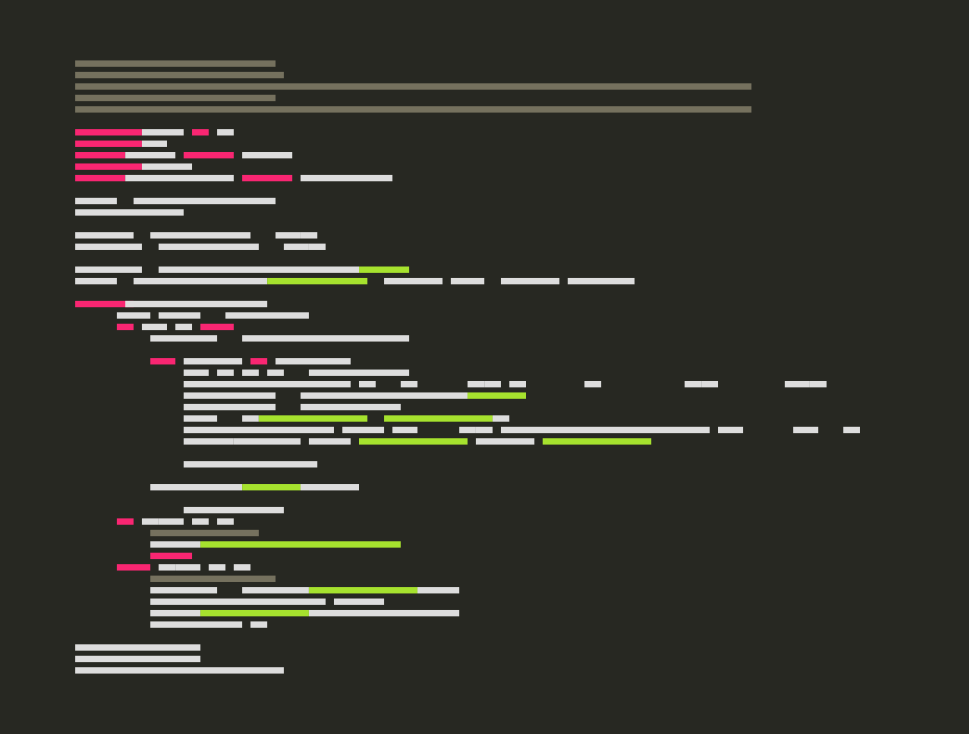
#> input picture .img/anap2.png, 1937 x 1468 px, given in place of the camera (shown at 1/2 size)
$ python line_detect.py
#> lines starting #> are read from the running program, lines starting #| are printed output that depends on the picture; after the words box and inside, x2 and y2 are one past the last pixel; in counts of white or black regions, pixels touching at a corner belong together
#!/usr/bin/env python3
# -*- coding: utf-8 -*-
# =============================================================================
# Author :  Will Grant
# =============================================================================

import numpy as np
import matplotlib.pyplot as plt
import cv2

cap = cv2.VideoCapture(2)
img_counter = 1

width = int(cap.set(3, 140))
height = int(cap.set(4, 480))

fourcc = cv2.VideoWriter_fourcc(*'mp4v') # Be sure to use the lower case
out = cv2.VideoWriter('output.mp4', fourcc, 30.0, (width, height))

while True:
    _, image = cap.read()
#> image is the input picture: shape (1468, 1937, 3); mean B, G, R 45.9, 53.1, 52.9
    # convert to grayscale
    grayscale = cv2.cvtColor(image, cv2.COLOR_BGR2GRAY)
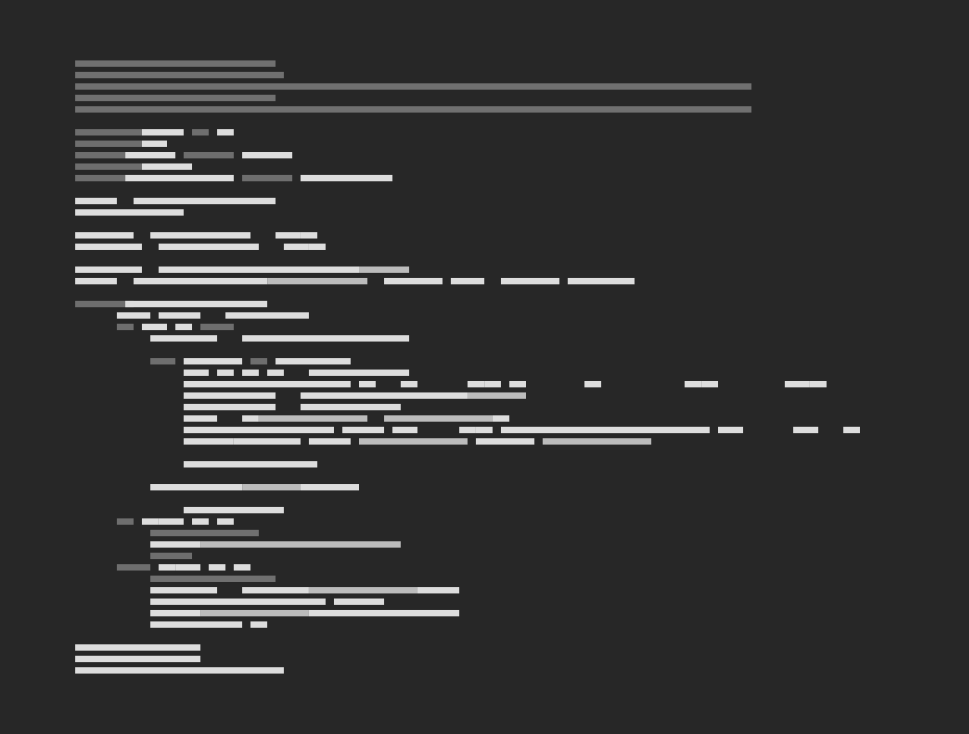
#> grayscale: shape (1468, 1937) (shown at 1/2 size); min 39, max 221, mean 52.2
    # perform edge detection
    edges = cv2.Canny(grayscale, 60, 200)
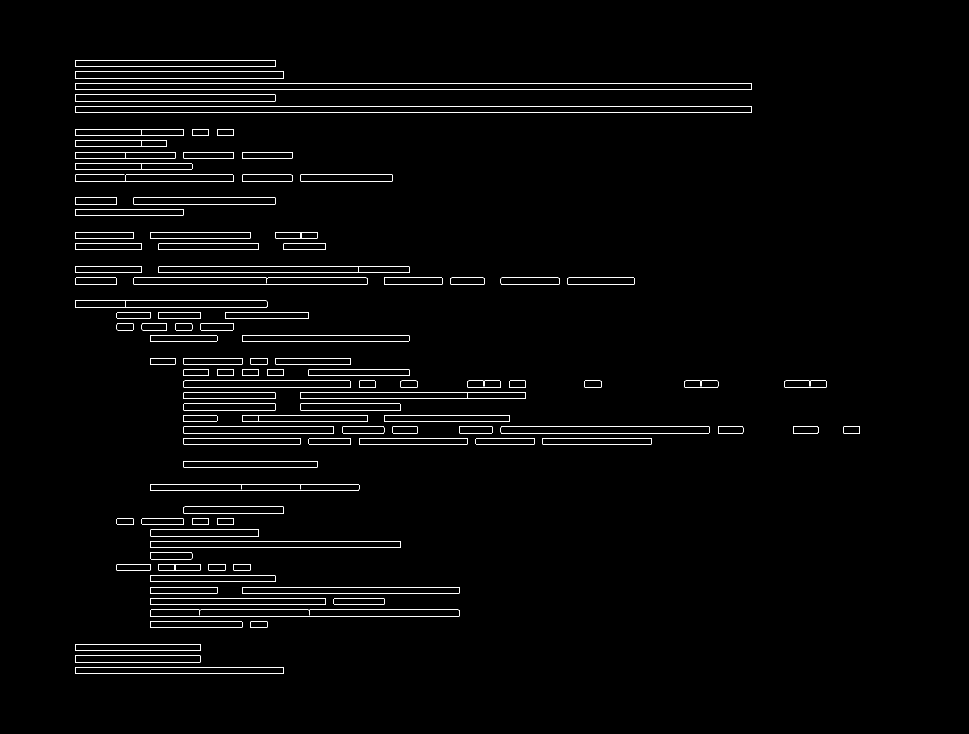
#> edges: shape (1468, 1937) (shown at 1/2 size); 1.5% white in thin lines or dots, all inside (x1, y1, x2, y2) = (150, 120, 1720, 1348)
    # detect lines in the image using hough lines technique
    lines = cv2.HoughLinesP(edges, 1, np.pi/180, 60, np.array([]), 50, 5)
#> lines = 135 rows, first 6: [150, 179, 1502, 179], [151, 225, 1502, 225], [150, 166, 1502, 166], [685, 853, 767, 853], [150, 212, 1502, 212], [1003, 555, 1116, 555]
    # iterate over the output lines and draw them
    for line in lines:
        for x1, y1, x2, y2 in line:
            cv2.line(image, (x1, y1), (x2, y2), (0, 255, 0), 2)
            cv2.line(edges, (x1, y1), (x2, y2), (255, 0, 0), 2)
#> this loop made 135 passes
#> line on passes 1 to 12: [[150, 179, 1502, 179]], [[151, 225, 1502, 225]], [[150, 166, 1502, 166]], [[685, 853, 767, 853]], [[150, 212, 1502, 212]], [[1003, 555, 1116, 555]], [[267, 568, 734, 568]], [[919, 866, 983, 866]], [[1085, 876, 1302, 876]], [[1087, 889, 1300, 889]], [[1369, 774, 1435, 774]], [[317, 533, 818, 533]]
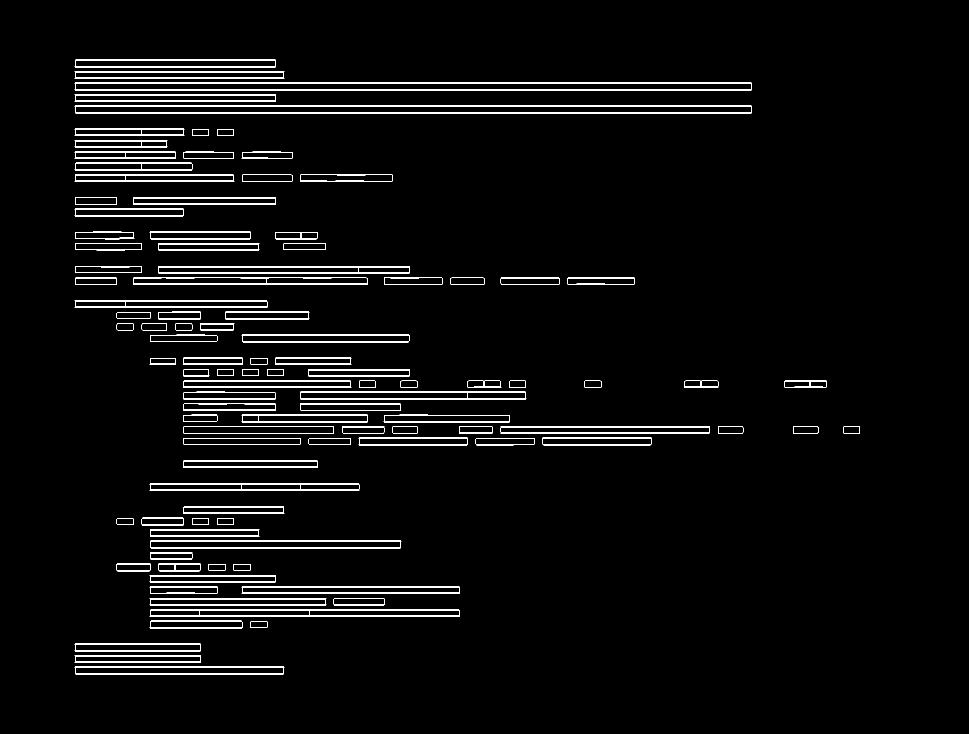
#> edges: shape (1468, 1937) (shown at 1/2 size); 3.8% white; 105 white regions, largest, box (x1, y1, x2, y2) and area: (149, 165, 1504, 181) 8142, (149, 211, 1504, 227) 8140, (299, 1218, 920, 1234) 3750
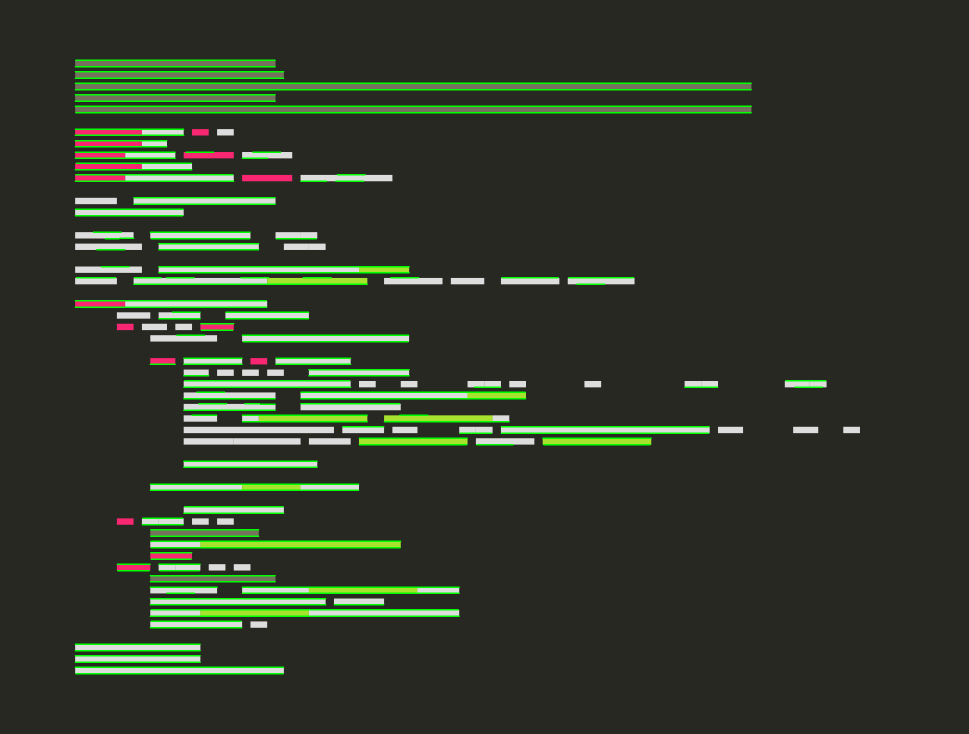
#> image: shape (1468, 1937, 3) (shown at 1/2 size); 3.48% of pixels changed, all inside (x1, y1, x2, y2) = (149, 119, 1653, 1349)
    # show images
    out.write(image)
    cv2.imshow("image", image)
    #cv2.imshow("edges", edges)
    k = cv2.waitKey(1)
#> (key Esc is pressed here)

    if k%256 == 27:
        # ESC pressed
        print("Escape hit, closing...")
        break

    elif k%256 == 32:
        # SPACE pressed
        img_name = f"Line_Detect_{img_counter}.png"
        cv2.imwrite(img_name, image)
        print(f'{img_name} written!')
        img_counter += 1

        pass

cap.release()
cv2.destroyAllWindows()
